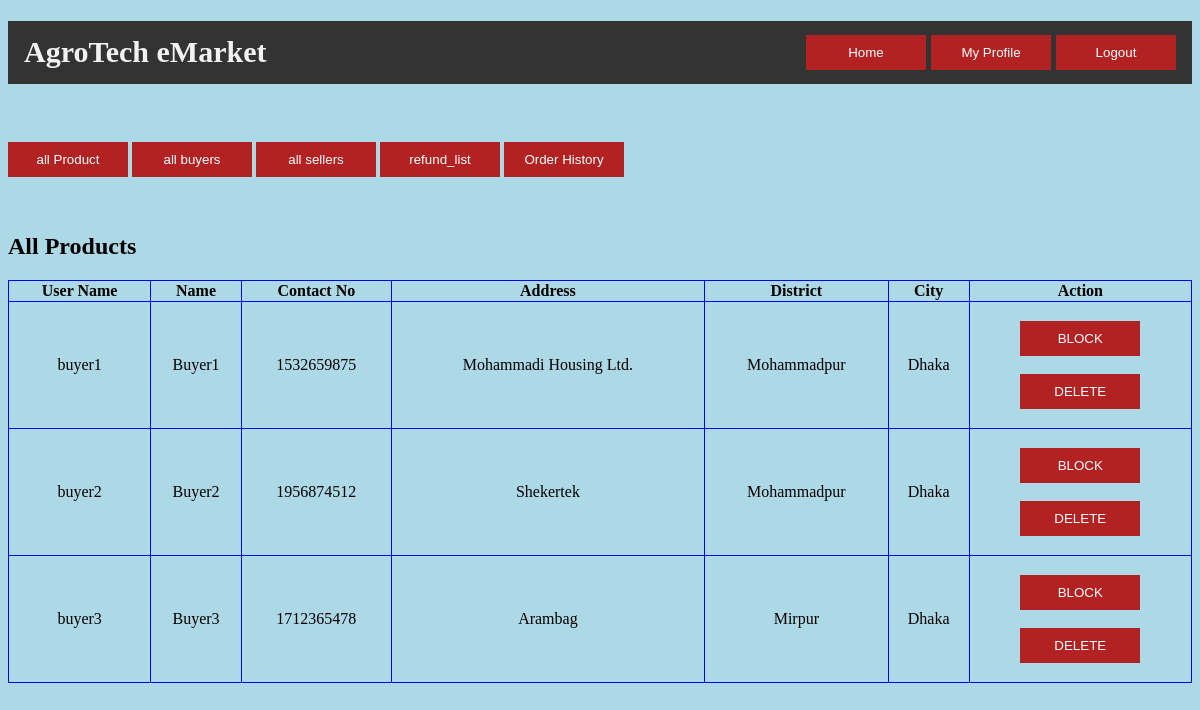
The app's page /allbuyers.php (signed in) with its own data.
### tables this page shows
CREATE TABLE `buyer` (
  `b_username` varchar(25) NOT NULL,
  `password` varchar(100) NOT NULL,
  `Name` varchar(25) NOT NULL,
  `Address` varchar(50) NOT NULL,
  `Contact_no` int(10) NOT NULL,
  `District` varchar(25) NOT NULL,
  `City` varchar(25) NOT NULL
);

### allbuyers.php (the view, shortened to what this page needs)
<?php
if(
    isset($_SESSION['username'])
    && !empty($_SESSION['username'])
){
    ?>
        <!DOCTYPE html>
        <html lang="en">
            <head>
            </head>
            <body>
              <h1 class="header">
                <left>AgroTech eMarket</left>
                <right>
                  <input id="button" type="button" value="Home" onclick="home();">
                  <input id="button" type="button" value="My Profile" onclick="profile()">
                  <input type="button" id="button" value="Logout" onclick="logout();">
                </right>
              </h1>
                <br><br>
                <input id="button" type="button" value="all Product" onclick="allproduct();">
                <input id="button" type="button" value="all buyers" onclick="allbuyers();">
                <input id="button" type="button" value="all sellers" onclick="allsellers();">
                <input id="button" type="button" value="refund_list" onclick="refund_list();">
                <input id="button" type="button" value="Order History" onclick="orderhistory()">
                <div>
                  <br>
                  <br>
                <h2> All Products </h2>
                    <table id="ptable">
                        <thead>
                            <tr>
                                <th>User Name</th>
                                <th>Name</th>
                                <th>Contact No</th>
                                <th>Address</th>
                                <th>District</th>
                                <th>City</th>
                                <th>Action</th>
                            </tr>
                        </thead>
                        <tbody>
                            <?php
                            try{
                                $conn=new PDO("mysql:host=localhost:3306;dbname=eMarket;","root","");
                                $conn->setAttribute(PDO::ATTR_ERRMODE, PDO::ERRMODE_EXCEPTION);
                                $mysqlquery="SELECT * FROM buyer";
                                $returnobj=$conn->query($mysqlquery);
                                $returntable=$returnobj->fetchAll();
                                if($returnobj->rowCount()==0){
                                    ?>
                                        <tr>
                                            <td colspan="8">No Buyers info Available</td>
                                        <tr>
                                    <?php
                                }
                                else{
                                    foreach($returntable as $row){
                                        ?>
                                        <tr>
                                            <td><?php echo $row['b_username'] ?></td>
                                            <td><?php echo $row['Name'] ?></td>
                                            <td><?php echo $row['Contact_no'] ?></td>
                                            <td><?php echo $row['Address'] ?></td>
                                            <td><?php echo $row['City'] ?></td>
                                            <td><?php echo $row['District'] ?></td>
                                            <td>
                                                    <br>
                                                    <input type="button" id="button" value="BLOCK" onclick="block(<?php echo $row['b_username']?>);">
                                                    <br><br>
                                                    <input type="button" id="button" value="DELETE" onclick="delete_data(<?php echo $row['b_username']?>);">
                                                    <br><br>
                                            </td>
                                        </tr>
                                        <?php
                                    }
                                }
                            }
                            catch(PDOException $ex){
                                ?>
                                    <tr>
                                        <td colspan="6">No values found</td>
                                    <tr>
                                <?php
                            }
                            ?>
                        </tbody>
                    </table>
                </div>
            </body>
        </html>
    <?php
}
else{
     ?>
        <script>alert("login first!");</script>
        <script>location.assign("login.php");</script>
    <?php
}
?>

### allbuyers.php (style rules this page uses)
body { background-color: lightblue; }
#button { padding: 10px; width: 120px; color: white; background-color: FireBrick; border: none; }
#ptable { width: 100%; border: 1px solid blue; border-collapse: collapse; }
#ptable th, #ptable td { border: 1px solid blue; border-collapse: collapse; text-align: center; }
.header { background-color: #333; overflow: hidden; }
.header left { float: left; color: #f2f2f2; text-align: center; padding: 14px 16px; text-decoration: none; font-size: 30px; }
.header right { float: right; color: #f2f2f2; text-align: center; padding: 14px 16px; text-decoration: none; font-size: 20px; }

### records on screen
buyer: b_username "buyer1", Name "Buyer1", Contact_no "1532659875", Address "Mohammadi Housing Ltd.", City "Mohammadpur", District "Dhaka"
buyer: b_username "buyer2", Name "Buyer2", Contact_no "1956874512", Address "Shekertek", City "Mohammadpur", District "Dhaka"
buyer: b_username "buyer3", Name "Buyer3", Contact_no "1712365478", Address "Arambag", City "Mirpur", District "Dhaka"
